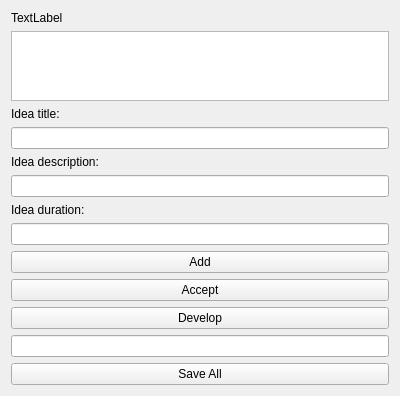
<?xml version="1.0" encoding="UTF-8"?>
<ui version="4.0">
 <class>GUI</class>
 <widget class="QWidget" name="GUI">
  <property name="geometry">
   <rect>
    <x>0</x>
    <y>0</y>
    <width>400</width>
    <height>315</height>
   </rect>
  </property>
  <property name="windowTitle">
   <string>GUI</string>
  </property>
  <layout class="QVBoxLayout" name="verticalLayout">
   <item>
    <widget class="QLabel" name="positionLabel">
     <property name="text">
      <string>TextLabel</string>
     </property>
    </widget>
   </item>
   <item>
    <widget class="QTableView" name="ideasTableView"/>
   </item>
   <item>
    <widget class="QLabel" name="label">
     <property name="text">
      <string>Idea title:</string>
     </property>
    </widget>
   </item>
   <item>
    <widget class="QLineEdit" name="titleLineEdit"/>
   </item>
   <item>
    <widget class="QLabel" name="label_2">
     <property name="text">
      <string>Idea description:</string>
     </property>
    </widget>
   </item>
   <item>
    <widget class="QLineEdit" name="descriptionLineEdit"/>
   </item>
   <item>
    <widget class="QLabel" name="label_3">
     <property name="text">
      <string>Idea duration:</string>
     </property>
    </widget>
   </item>
   <item>
    <widget class="QLineEdit" name="durationLineEdit"/>
   </item>
   <item>
    <widget class="QPushButton" name="addButton">
     <property name="text">
      <string>Add</string>
     </property>
    </widget>
   </item>
   <item>
    <widget class="QPushButton" name="acceptButton">
     <property name="text">
      <string>Accept</string>
     </property>
    </widget>
   </item>
   <item>
    <widget class="QPushButton" name="developButton">
     <property name="text">
      <string>Develop</string>
     </property>
    </widget>
   </item>
   <item>
    <widget class="QLineEdit" name="developLineEdit"/>
   </item>
   <item>
    <widget class="QPushButton" name="saveAllButton">
     <property name="text">
      <string>Save All</string>
     </property>
    </widget>
   </item>
  </layout>
 </widget>
 <resources/>
 <connections/>
</ui>
